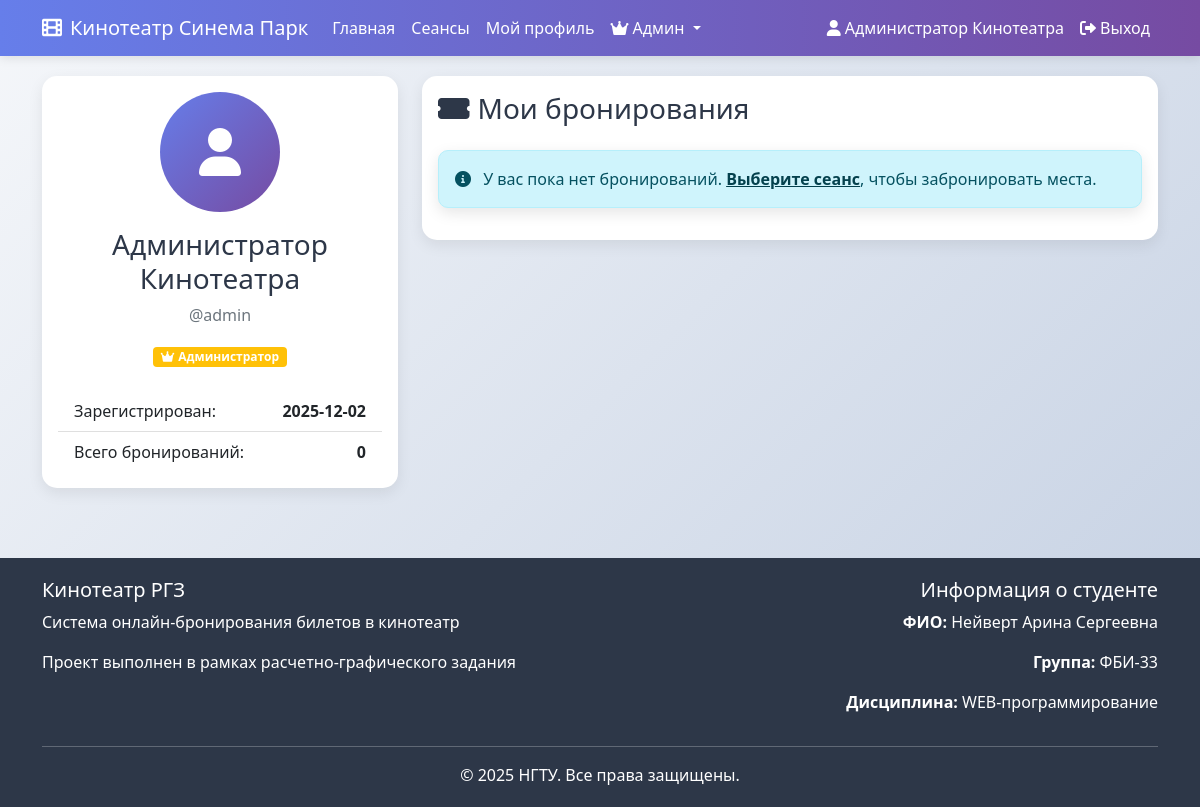
The app's page /rgz/profile (signed in) with its own data.
### tables this page shows
CREATE TABLE users (
            id INTEGER PRIMARY KEY AUTOINCREMENT,
            login TEXT UNIQUE NOT NULL,
            password_hash TEXT NOT NULL,
            name TEXT NOT NULL,
            is_admin BOOLEAN DEFAULT FALSE,
            created_at TIMESTAMP DEFAULT CURRENT_TIMESTAMP
        );

### rgz.py (the view)
@rgz_bp.route('/profile')
def profile():
    if 'user_id' not in session:
        flash('Необходимо войти в систему', 'error')
        return redirect(url_for('rgz.login'))
    conn = get_db_connection()
    user = conn.execute(
        'SELECT * FROM users WHERE id = ?', (session['user_id'],)
    ).fetchone()
    bookings = conn.execute('''
        SELECT b.*, s.session_date, s.session_time, s.price,
               m.title as movie_title
        FROM bookings b
        JOIN sessions s ON b.session_id = s.id
        JOIN movies m ON s.movie_id = m.id
        WHERE b.user_id = ?
        ORDER BY s.session_date DESC, s.session_time DESC
    ''', (session['user_id'],)).fetchall()
    conn.close()
    bookings_with_status = []
    for booking in bookings:
        is_past = is_session_in_past(booking['session_date'], booking['session_time'])
        bookings_with_status.append({
            **dict(booking),
            'is_past': is_past
        })
    return render_template('rgz/profile.html',
                         user=user,
                         bookings=bookings_with_status,
                         student_info=STUDENT_INFO)

### rgz.py (called while the page is built)
def get_db_path():
    base_dir = os.path.dirname(os.path.abspath(__file__))
    return os.path.join(base_dir, 'rgz_database.db')

def get_db_connection():
    db_path = get_db_path()
    conn = sqlite3.connect(db_path)
    conn.row_factory = sqlite3.Row
    return conn

@rgz_bp.before_request
def before_request():
    g.student_info = STUDENT_INFO

### templates/rgz/profile.html (shortened to what this page needs)
{% extends "rgz/base.html" %}
{% block content %}
<div class="row">
    <div class="col-lg-4">
        <div class="card">
            <div class="card-body text-center">
                <div class="mb-4">
                    <div class="avatar-circle mb-3" style="
                        width: 120px;
                        height: 120px;
                        background: linear-gradient(135deg, #667eea 0%, #764ba2 100%);
                        border-radius: 50%;
                        display: inline-flex;
                        align-items: center;
                        justify-content: center;
                        color: white;
                        font-size: 48px;
                    ">
                        <i class="fas fa-user"></i>
                    </div>
                    <h3>{{ user.name }}</h3>
                    <p class="text-muted">@{{ user.login }}</p>
                    {% if user.is_admin %}
                    <span class="badge bg-warning">
                        <i class="fas fa-crown me-1"></i>Администратор
                    </span>
                    {% endif %}
                </div>
                <div class="list-group list-group-flush">
                    <div class="list-group-item d-flex justify-content-between">
                        <span>Зарегистрирован:</span>
                        <strong>{{ user.created_at[:10] }}</strong>
                    </div>
                    <div class="list-group-item d-flex justify-content-between">
                        <span>Всего бронирований:</span>
                        <strong>{{ bookings|length }}</strong>
                    </div>
                </div>
            </div>
        </div>
    </div>
    <div class="col-lg-8">
        <div class="card">
            <div class="card-body">
                <h3 class="card-title mb-4">
                    <i class="fas fa-ticket-alt me-2"></i>Мои бронирования
                </h3>
                {% if bookings %}
                <div class="table-responsive">
                    <table class="table table-hover">
                        <thead>
                            <tr>
                                <th>Фильм</th>
                                <th>Дата и время</th>
                                <th>Место</th>
                                <th>Цена</th>
                                <th>Статус</th>
                            </tr>
                        </thead>
                        <tbody>
                            {% for booking in bookings %}
                            <tr>
                                <td>{{ booking.movie_title }}</td>
                                <td>
                                    {{ booking.session_date }}<br>
                                    <small class="text-muted">{{ booking.session_time[:5] }}</small>
                                </td>
                                <td>
                                    <span class="badge bg-primary">Место {{ booking.seat_number }}</span>
                                </td>
                                <td>{{ booking.price }} ₽</td>
                                <td>
                                    {% if booking.is_past %}
                                    <span class="badge bg-secondary">Прошедший</span>
                                    {% else %}
                                    <span class="badge bg-success">Активный</span>
                                    {% endif %}
                                </td>
                            </tr>
                            {% endfor %}
                        </tbody>
                    </table>
                </div>
                {% else %}
                <div class="alert alert-info">
                    <i class="fas fa-info-circle me-2"></i>
                    У вас пока нет бронирований.
                    <a href="{{ url_for('rgz.sessions') }}" class="alert-link">Выберите сеанс</a>,
                    чтобы забронировать места.
                </div>
                {% endif %}
            </div>
        </div>
    </div>
</div>
{% endblock %}

### templates/rgz/base.html (shortened to what this page needs)
<!DOCTYPE html>
<html lang="ru">
<head>
    <link href="https://cdn.jsdelivr.net/npm/bootstrap@5.1.3/dist/css/bootstrap.min.css" rel="stylesheet">
    <link rel="stylesheet" href="https://cdnjs.cloudflare.com/ajax/libs/font-awesome/6.0.0/css/all.min.css">
</head>
<body>
    <nav class="navbar navbar-expand-lg navbar-dark">
        <div class="container">
            <a class="navbar-brand" href="{{ url_for('rgz.index') }}">
                <i class="fas fa-film me-2"></i>Кинотеатр Синема Парк
            </a>
            <div class="collapse navbar-collapse" id="navbarNav">
                <ul class="navbar-nav me-auto">
                    <li class="nav-item">
                        <a class="nav-link" href="{{ url_for('rgz.index') }}">Главная</a>
                    </li>
                    <li class="nav-item">
                        <a class="nav-link" href="{{ url_for('rgz.sessions') }}">Сеансы</a>
                    </li>
                    {% if session.user_id %}
                    <li class="nav-item">
                        <a class="nav-link" href="{{ url_for('rgz.profile') }}">Мой профиль</a>
                    </li>
                    {% endif %}
                    {% if session.is_admin %}
                    <li class="nav-item dropdown">
                        <a class="nav-link dropdown-toggle" href="#" id="adminDropdown" role="button" data-bs-toggle="dropdown">
                            <i class="fas fa-crown me-1"></i>Админ
                        </a>
                    </li>
                    {% endif %}
                </ul>
                <ul class="navbar-nav">
                    {% if session.user_id %}
                    <li class="nav-item">
                        <span class="nav-link text-white">
                            <i class="fas fa-user me-1"></i>{{ session.user_name }}
                        </span>
                    </li>
                    <li class="nav-item">
                        <a class="nav-link" href="{{ url_for('rgz.logout') }}">
                            <i class="fas fa-sign-out-alt me-1"></i>Выход
                        </a>
                    </li>
                    {% endif %}
                </ul>
            </div>
        </div>
    </nav>
    <main class="container main-container">
        {% block content %}{% endblock %}
    </main>
    <footer>
        <div class="container">
            <div class="row">
                <div class="col-md-6">
                    <h5>Кинотеатр РГЗ</h5>
                    <p>Система онлайн-бронирования билетов в кинотеатр</p>
                    <p>Проект выполнен в рамках расчетно-графического задания</p>
                </div>
                <div class="col-md-6 text-md-end">
                    <h5>Информация о студенте</h5>
                    <p><strong>ФИО:</strong> {{ student_info.fio }}</p>
                    <p><strong>Группа:</strong> {{ student_info.group }}</p>
                    <p><strong>Дисциплина:</strong> WEB-программирование</p>
                </div>
            </div>
            <hr class="bg-light">
            <div class="text-center">
                <p class="mb-0">© 2025 НГТУ. Все права защищены.</p>
            </div>
        </div>
    </footer>
</body>
</html>

### templates/rgz/base.html (style rules this page uses)
:root { --primary-color: #667eea; --secondary-color: #764ba2; --success-color: #48bb78; --danger-color: #f56565; --warning-color: #ed8936; --dark-color: #2d3748; --light-color: #f7fafc; }
body { font-family: 'Segoe UI', Tahoma, Geneva, Verdana, sans-serif; background: linear-gradient(135deg, #f5f7fa 0%, #c3cfe2 100%); min-height: 100vh; color: var(--dark-color); }
.navbar { background: linear-gradient(90deg, var(--primary-color) 0%, var(--secondary-color) 100%); box-shadow: 0 2px 10px rgba(0, 0, 0, 0.1); }
.navbar-brand, .nav-link { color: white !important; }
.main-container { margin-top: 20px; margin-bottom: 50px; }
.card { border: none; border-radius: 15px; box-shadow: 0 5px 15px rgba(0, 0, 0, 0.08); transition: transform 0.3s ease; margin-bottom: 20px; }
.alert { border-radius: 10px; box-shadow: 0 5px 15px rgba(0, 0, 0, 0.1); animation: slideIn 0.3s ease; }
footer { background: var(--dark-color); color: white; padding: 20px 0; margin-top: 50px; }

### records on screen
users: user_name "Администратор Кинотеатра", name "Администратор Кинотеатра", login "admin", created_at "2025-12-02"

### other values on screen
{{ bookings|length }} "0"
{{ student_info.fio }} "Нейверт Арина Сергеевна"
{{ student_info.group }} "ФБИ-33"
